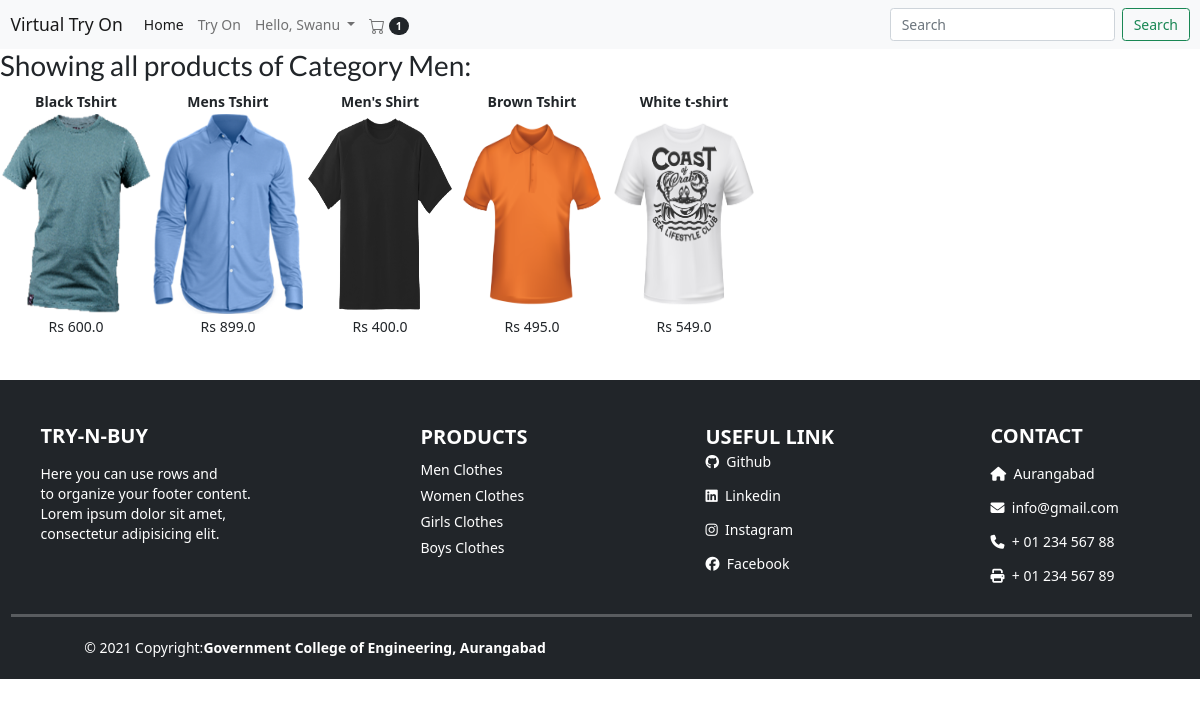
Screenshot of /displayCategory?categoryId=1 (signed in) with the database file from the repository.
### tables this page shows
CREATE TABLE users (userId INTEGER PRIMARY KEY, password TEXT, email TEXT, firstName TEXT, lastName TEXT, address1 TEXT, address2 TEXT, zipcode TEXT, city TEXT, state TEXT, country TEXT, phone TEXT);

CREATE TABLE categories (categoryId INTEGER PRIMARY KEY, name TEXT);

CREATE TABLE products (productId INTEGER PRIMARY KEY, name TEXT, price REAL, description TEXT, image TEXT, stock INTEGER, categoryId INTEGER, FOREIGN KEY (categoryId) REFERENCES categories (categoryId));

### main.py (the view)
@app.route("/displayCategory")
def displayCategory():
    loggedIn, firstName, noOfItems = getLoginDetails()
    categoryId = request.args.get("categoryId")
    with sqlite3.connect('database.db') as conn:
        cur = conn.cursor()
        cur.execute("SELECT products.productId, products.name, products.price, products.image, categories.name FROM products, categories WHERE products.categoryId = categories.categoryId AND categories.categoryId = " + categoryId)
        data = cur.fetchall()
    conn.close()
    categoryName = data[0][4]
    data = parse(data)
    return render_template('displayCategory.html', data=data, loggedIn=loggedIn, firstName=firstName, noOfItems=noOfItems, categoryName=categoryName)

### main.py (called while the page is built)
def getLoginDetails():
    with sqlite3.connect('database.db') as conn:
        cur = conn.cursor()
        if 'email' not in session:
            loggedIn = False
            firstName = ''
            noOfItems = 0
        else:
            loggedIn = True
            cur.execute(
                "SELECT userId, firstName FROM users WHERE email = '" + session['email'] + "'")
            userId, firstName = cur.fetchone()
            cur.execute(
                "SELECT count(productId) FROM kart WHERE userId = " + str(userId))
            noOfItems = cur.fetchone()[0]
    conn.close()
    return (loggedIn, firstName, noOfItems)

def parse(data):
    ans = []
    i = 0
    while i < len(data):
        curr = []
        for j in range(7):
            if i >= len(data):
                break
            curr.append(data[i])
            i += 1
        ans.append(curr)
    return ans

### templates/displayCategory.html (shortened to what this page needs)
<!DOCTYPE HTML>
<html>
<head>
<link rel="stylesheet" href={{ url_for('static', filename='css/home.css') }} />
<link rel="stylesheet" href={{ url_for('static', filename='css/topStyle.css') }} />
<link href="https://cdn.jsdelivr.net/npm/bootstrap@5.0.1/dist/css/bootstrap.min.css" rel="stylesheet"
>
</head>
<body>
	{% include "nav.html" %}
<div>
	<h2>Showing all products of Category {{categoryName}}:</h2>
	{% for itemData in data %}
	<table>
		<tr id="productName">
			{% for row in itemData %}
			<td>
				{{row[1]}}
			</td>
			{% endfor %}
		</tr>
		<tr id="productImage">
			{% for row in itemData %}
			<td>
				<a href="/productDescription?productId={{row[0]}}">
					<img src={{ url_for('static', filename='uploads/' + row[3]) }} id="itemImage" />
				</a>
			</td>
			{% endfor %}
		</tr>
		<tr id="productPrice">
			{% for row in itemData %}
			<td>
				Rs {{row[2]}}
			</td>
			{% endfor %}
		</tr>
	</table>
	{% endfor %}
</div>
{% include "footer.html" %}
</body>
</html>

### templates/nav.html (shortened to what this page needs)
<html>
    <head>
        <link rel="stylesheet" href={{ url_for('static', filename='css/home.css' ) }} />
	<link rel="stylesheet" href={{ url_for('static', filename='css/topStyle.css' ) }} />
	<link href="https://cdn.jsdelivr.net/npm/bootstrap@5.0.1/dist/css/bootstrap.min.css" rel="stylesheet"
>
		<link href="//cdnjs.cloudflare.com/ajax/libs/semantic-ui/2.2.10/semantic.min.css" rel="stylesheet" id="bootstrap-css">
    </head>
    <body>
        <nav class="navbar d-flex flex-row site-menu navbar-expand-lg navbar-light bg-light">
    <div class="container-fluid">
         <a class="navbar-brand" href="/">Virtual Try On</a>
        <div class="collapse navbar-collapse" id="navbarSupportedContent">
            <ul class="navbar-nav me-auto mb-2 mb-lg-0">
                <li class="nav-item">
                    <a class="nav-link active" aria-current="page" href="/">Home</a>
                </li>
            <li class="nav-item">
                <a class="nav-link " href="#" data-bs-toggle="modal" data-bs-target="#myModal">Try On</a>
            </li>
                {% if not loggedIn %}
                <li class="nav-item">
                        <a class="nav-link" href="/loginForm">Sign In</a>
                </li>
                {% else %}
                <li class="nav-item dropdown">
                    <a class="nav-link dropdown-toggle" href="#" id="navbarDropdown" role="button"
                        data-bs-toggle="dropdown" aria-expanded="false">
                        Hello, {{firstName}}
                    </a>
                </li>
                {% endif %}
                <li class="nav-item">
                    <a class="nav-link " href="/cart">
                          <span class="badge rounded-pill bg-dark">{{noOfItems}}</span>
                </a>
            </ul>
            <form class="d-flex">
                <input class="form-control me-2" type="search" placeholder="Search" aria-label="Search">
                <button class="btn btn-outline-success" type="submit">Search</button>
            </form>
        </div>
    </div>
</nav>
</body>
</html>

### static/css/home.css (style rules this page uses)
#itemImage { height: 200px; width: 150px; }
table { border-spacing: 20px; }
#productName { text-align: center; font-weight: bold; }
#productPrice { text-align: center; }

### static/css/topStyle.css (style rules this page uses)
.dropdown { position: relative; float: left; }

### rows the page displays
users: firstName "Swanu"
categories: name "Men"
products: name "Black Tshirt", image (picture), price "600.0"
products: name "Mens Tshirt", image (picture), price "899.0"
products: name "Men's Shirt", image (picture), price "400.0"
products: name "Brown Tshirt", image (picture), price "495.0"
products: name "White t-shirt", image (picture), price "549.0"

### other values shown
{{ noOfItems }} "1"
